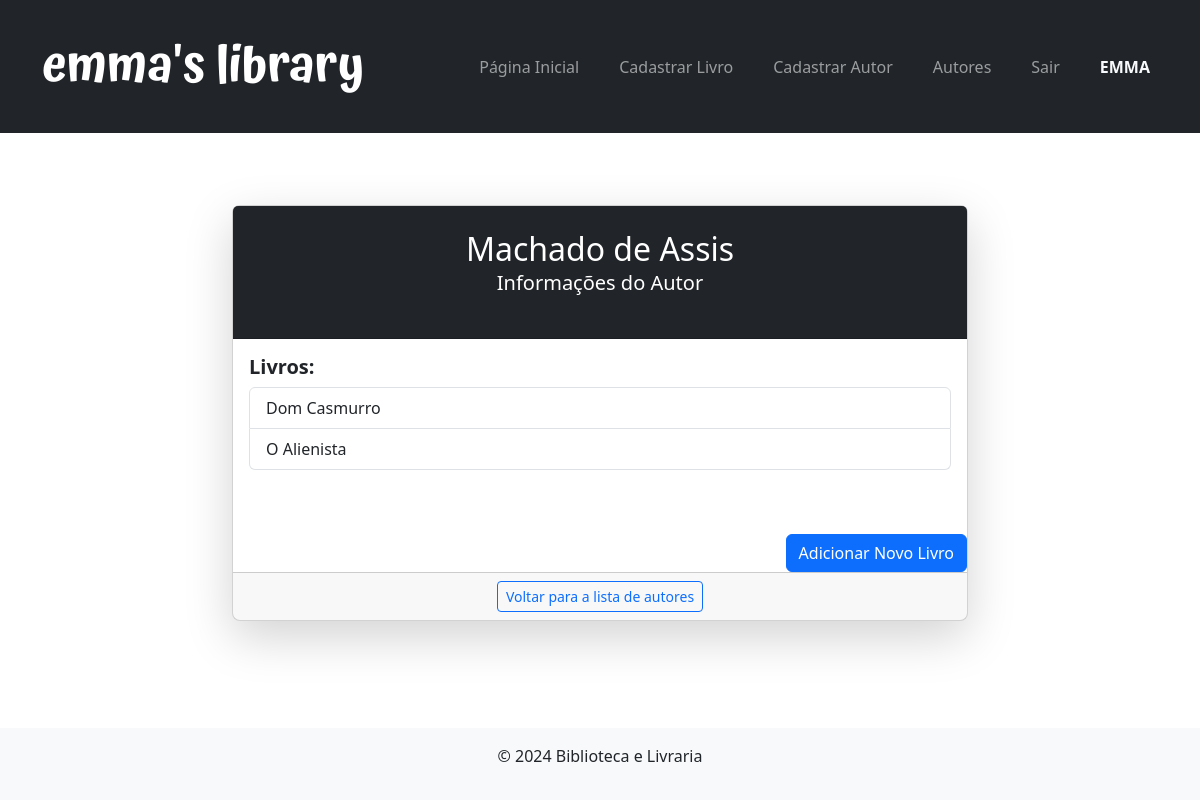
The app's page /autor/informacoes/2/ (signed in) with its own data.
### livros/models.py (models this page shows, shortened)
class Autor(models.Model):
    nome = models.CharField(max_length=100)

class Livro(models.Model):
    titulo = models.CharField(max_length=100)
    autor = models.ForeignKey(Autor, on_delete=models.CASCADE, related_name='livros')
    quantidade_disponivel = models.IntegerField(null=True, blank=True)
    avaliacao = models.FloatField(null=True, blank=True)
    data_de_publicacao = models.DateField(null=True, blank=True)

### livros/views.py (the view)
# urls.py: path('autor/informacoes/<int:id>/', autores_informacoes, name='autores_informacoes'),
@login_required
def autores_informacoes(request, id):
    autor = get_object_or_404(Autor, id=id)
    return render(request, 'autores_informacoes.html', {'autor': autor})

### livros/templates/autores_informacoes.html (shortened to what this page needs)
{% extends 'base.html' %}
{% block content %}
    <div class="container py-5">
        <div class="row justify-content-center">
            <div class="col-md-8">
                <div class="card shadow-lg rounded-3">
                    <div class="card-header bg-dark text-white text-center py-4">
                        <h2 class="m-0">{{ autor.nome }}</h2>
                        <p class="lead">Informações do Autor</p>
                    </div>
                    <div class="card-body">
                        <div class="mb-4">
                            <h5><strong>Livros:</strong></h5>
                            {% if autor.livros.all %}
                                <ul class="list-group">
                                    {% for livro in autor.livros.all %}
                                        <li class="list-group-item d-flex justify-content-between align-items-center">
                                            {{ livro.titulo }}
                                            <a href="{% url 'informacoes_livro' livro.pk %}" class="btn btn-link btn-sm text-decoration-none">
                                            </a>
                                        </li>
                                    {% endfor %}
                                </ul>
                            {% else %}
                                <p class="text-muted">Este autor ainda não tem livros cadastrados.</p>
                            {% endif %}
                        </div>
                    </div>
                    <div class="mt-4 text-end">
                        <a href="{% url 'cadastrar_livro_autor' autor.id %}" class="btn btn-primary">
                             Adicionar Novo Livro
                        </a>
                    </div>
                    <div class="card-footer text-center">
                        <a href="{% url 'listar_autores' %}" class="btn btn-outline-primary btn-sm">
                            Voltar para a lista de autores
                        </a>
                    </div>
                </div>
            </div>
        </div>
    </div>
{% endblock %}

### livros/templates/base.html (shortened to what this page needs)
<!DOCTYPE html>
<html lang="pt-br">
  <head>
     {% load static %}
     <link href="{% static "css/bootstrap.min.css" %}" rel="stylesheet">
  </head>
  <div class="d-flex flex-column min-vh-100">
    <body >
      <header class="bg-dark text-light p-3">
        <div class="container">
          <nav class="navbar navbar-expand-lg navbar-dark">
            <a class="navbar-brand fw-bold logo" href="#">emma's library</a>
            <div class="collapse navbar-collapse" id="navbarNav">
              <ul class="navbar-nav ms-auto gap-4">
                <li class="nav-item">
                  <a href="{% url 'listar_livros' %}" class="nav-link link-offset-2 link-underline-opacity-25 link-underline-opacity-100-hover">Página Inicial</a>
                </li>
                <li class="nav-item">
                  <a href="{% url 'cadastrar_livro' %}" class="nav-link link-offset-2 link-underline-opacity-25 link-underline-opacity-100-hover">Cadastrar Livro</a>
                </li>
                <li class="nav-item">
                  <a href="{% url 'novo_autor' %}" class="nav-link link-offset-2 link-underline-opacity-25 link-underline-opacity-100-hover">Cadastrar Autor</a>
                </li>
                <li class="nav-item">
                  <a href="{% url 'listar_autores' %}" class="nav-link link-offset-2 link-underline-opacity-25 link-underline-opacity-100-hover">Autores</a>
                </li>
                <li class="nav-item">
                  <a href="{% url 'logout' %}" class="nav-link link-offset-2 link-underline-opacity-25 link-underline-opacity-100-hover">Sair </a>
                </li>
                {% if user.is_authenticated %}
                <li class="nav-item">
                  <span class="nav-link text-light fw-bold text-uppercase">{{ user.username }}</span>
                </li>
                {% endif %}
              </ul>
            </div>
          </nav>
        </div>
      </header>
      <main class="container-fluid mt-4 flex-grow-1">
        {% block content %}{% endblock %}
      </main>
      <footer class="bg-light text-center p-3 mt-4 ">
        <p>&copy; 2024 Biblioteca e Livraria</p>
      </footer>
    </body>
  </div>
</html>

### records on screen
Autor: nome "Machado de Assis"
Livro: titulo "Dom Casmurro"
Livro: titulo "O Alienista"

### other values on screen
{{ user.username }} "EMMA"
